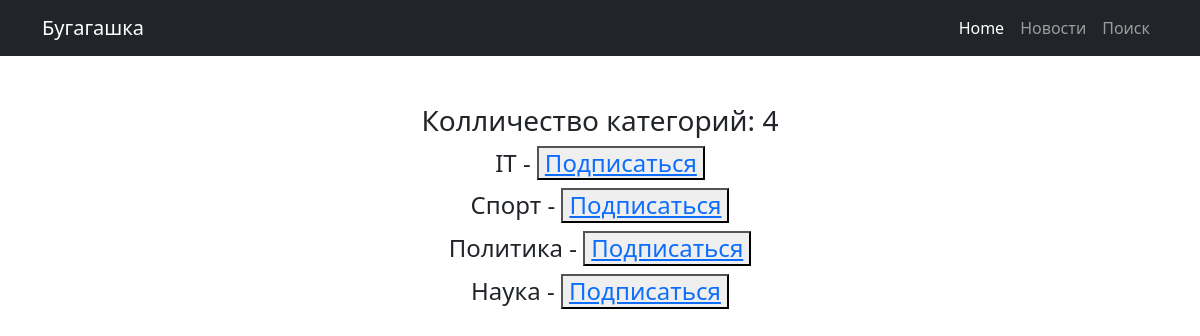
Screenshot of /news/category/ (signed in) with the database file from the repository.
### news/models.py (models this page shows, shortened)
class Category(models.Model):
    name = models.CharField(max_length=64, unique=True)
    subscribers = models.ManyToManyField(User, null=True)

### news/views.py (the view)
# urls.py: path('category/', CategoriesList.as_view(), name='categories'),
class CategoriesList(ListView):
    model = Category
    template_name = 'category.html'
    context_object_name = 'postcategories'
    paginate_by = 10
    def get_context_data(self, **kwargs):
        context = super().get_context_data(**kwargs)
        sub_user = Category.objects.values('subscribers')
        context['is_not_sub'] = not sub_user.filter(subscribers=self.request.user).exists()
        context['is_sub'] = sub_user.filter(subscribers=self.request.user).exists()
        return context

### templates/category.html (shortened to what this page needs)
{% extends 'default.html' %}
{% load my_filters %}
{% block content %}
        <h3>Колличество категорий: {{ postcategories|length }}</h3>
        {% for category in postcategories.all%}
            <h4>{{ category.name }} -
                {% if is_not_sub %}
                <button><a href="{% url 'add_sub' category.id %}">Подписаться</a></button>
                {% endif %}
            </h4>
    {% endfor %}
<br>
{% endblock content %}

### rows the page displays
Category: name "IT"
Category: name "Спорт"
Category: name "Политика"
Category: name "Наука"

### other values shown
{{ postcategories|length }} "4"
